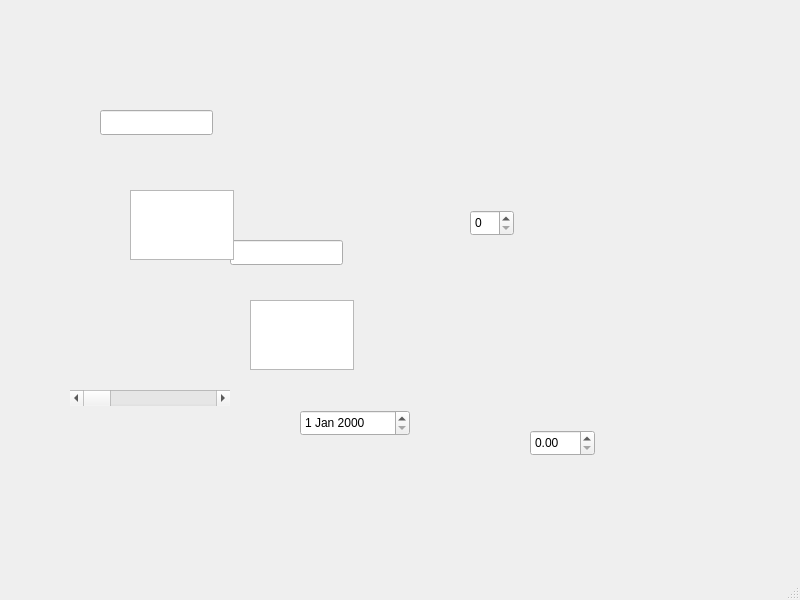
<?xml version="1.0" encoding="UTF-8"?>
<ui version="4.0">
 <class>About</class>
 <widget class="QMainWindow" name="About">
  <property name="geometry">
   <rect>
    <x>0</x>
    <y>0</y>
    <width>800</width>
    <height>600</height>
   </rect>
  </property>
  <property name="windowTitle">
   <string>MainWindow</string>
  </property>
  <widget class="QWidget" name="centralwidget">
   <widget class="QLineEdit" name="lineEdit">
    <property name="geometry">
     <rect>
      <x>100</x>
      <y>110</y>
      <width>113</width>
      <height>25</height>
     </rect>
    </property>
   </widget>
   <widget class="QLineEdit" name="lineEdit_2">
    <property name="geometry">
     <rect>
      <x>230</x>
      <y>240</y>
      <width>113</width>
      <height>25</height>
     </rect>
    </property>
   </widget>
   <widget class="QDateEdit" name="dateEdit">
    <property name="geometry">
     <rect>
      <x>300</x>
      <y>410</y>
      <width>110</width>
      <height>26</height>
     </rect>
    </property>
   </widget>
   <widget class="QPlainTextEdit" name="plainTextEdit">
    <property name="geometry">
     <rect>
      <x>250</x>
      <y>300</y>
      <width>104</width>
      <height>70</height>
     </rect>
    </property>
   </widget>
   <widget class="QPlainTextEdit" name="plainTextEdit_2">
    <property name="geometry">
     <rect>
      <x>130</x>
      <y>190</y>
      <width>104</width>
      <height>70</height>
     </rect>
    </property>
   </widget>
   <widget class="QSpinBox" name="spinBox">
    <property name="geometry">
     <rect>
      <x>470</x>
      <y>210</y>
      <width>44</width>
      <height>26</height>
     </rect>
    </property>
   </widget>
   <widget class="QDoubleSpinBox" name="doubleSpinBox">
    <property name="geometry">
     <rect>
      <x>530</x>
      <y>430</y>
      <width>65</width>
      <height>26</height>
     </rect>
    </property>
   </widget>
   <widget class="QScrollBar" name="horizontalScrollBar">
    <property name="geometry">
     <rect>
      <x>70</x>
      <y>390</y>
      <width>160</width>
      <height>16</height>
     </rect>
    </property>
    <property name="orientation">
     <enum>Qt::Horizontal</enum>
    </property>
   </widget>
  </widget>
  <widget class="QMenuBar" name="menubar">
   <property name="geometry">
    <rect>
     <x>0</x>
     <y>0</y>
     <width>800</width>
     <height>22</height>
    </rect>
   </property>
  </widget>
  <widget class="QStatusBar" name="statusbar"/>
 </widget>
 <resources/>
 <connections/>
</ui>
